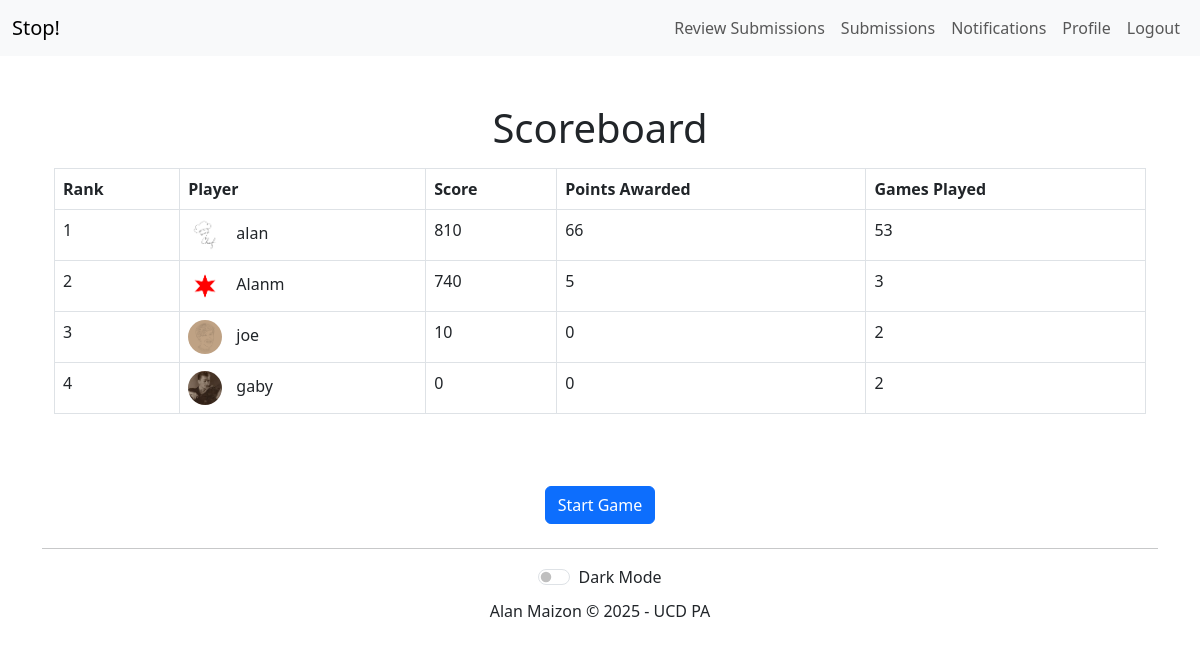
Page /game/lobby/ (signed in) on the earlier database version.
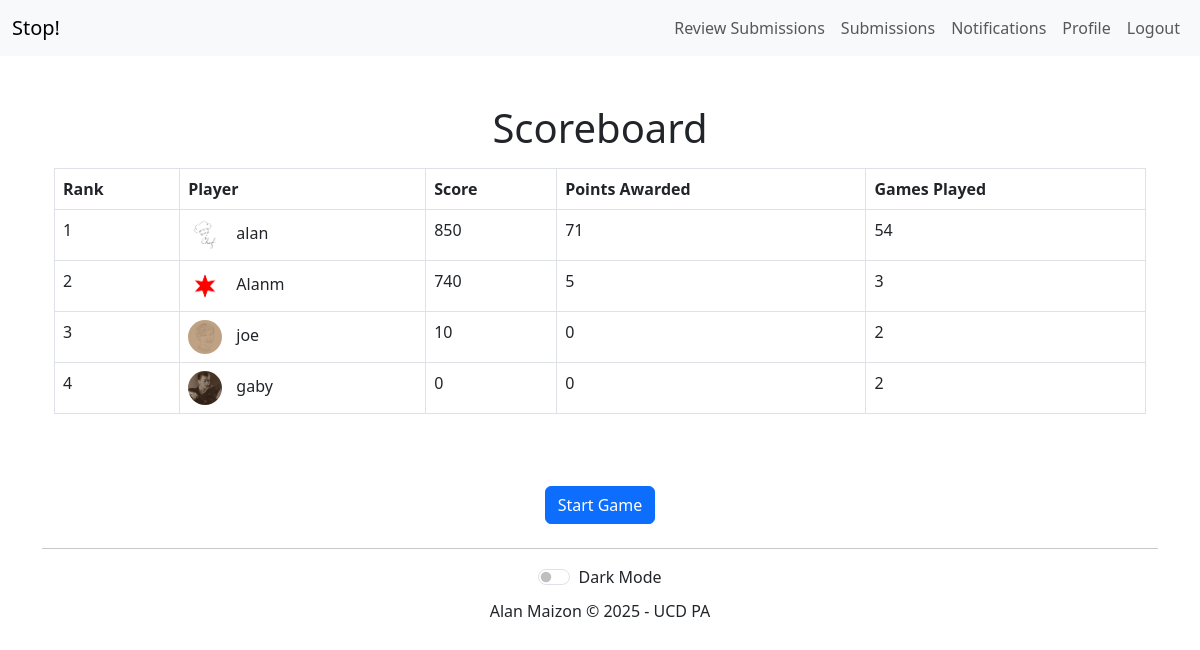
Same page on the later database version.
### game/models.py (models this page shows, shortened)
class Player(models.Model):
    user = models.OneToOneField(settings.AUTH_USER_MODEL, on_delete=models.CASCADE)
    score = models.PositiveIntegerField(default=0)
    @property
    def profile_picture_url(self):
        if self.user.avatar:
            return self.user.avatar.url
        return settings.STATIC_URL + 'default-avatar.png'

### user/models.py (models this page shows, shortened)
class User(AbstractUser):
    ROLE_CHOICES = (
        ('Admin', 'Admin'),
        ('Player', 'Player'),
    )
    role = models.CharField(max_length=10, choices=ROLE_CHOICES, default='Player')
    avatar = models.ImageField(upload_to='avatars/', blank=True, null=True)

### game/views.py (the view)
# urls.py: path('lobby/', views.lobby, name='lobby'),
@login_required
def lobby(request):
    players = Player.objects.all().order_by('-score')
    player_points = {
        player.id: Submission.objects.filter(player=player).aggregate(Sum('score_calculated'))['score_calculated__sum'] or 0
        for player in players
    }
    player_games_played = {
        player.id: Submission.objects.filter(player=player).values('round').distinct().count()
        for player in players
    }
    ranked_players = [
        {
            'rank': rank,
            'player': player,
            'points_awarded': player_points[player.id],
            'games_played': player_games_played[player.id]
        }
        for rank, player in enumerate(players, start=1)
    ]
    paginator = Paginator(ranked_players, 10)  # Show 10 players per page
    page_number = request.GET.get('page')
    page_obj = paginator.get_page(page_number)
    context = {'page_obj': page_obj}
    return render(request, 'game/lobby.html', context)

### game/templates/game/lobby.html (shortened to what this page needs)
{% extends 'base.html' %}
{% block content %}
<div class="container mt-5">
    <h1 class="text-center">Scoreboard</h1>
    <table class="table table-bordered table-hover mt-3">
        <thead class="thead-light">
            <tr>
                <th>Rank</th>
                <th>Player</th>
                <th>Score</th>
                <th>Points Awarded</th>
                <th>Games Played</th>
            </tr>
        </thead>
        <tbody>
            {% for item in page_obj %}
                <tr>
                    <td>{{ item.rank }}</td>
                    <td>
                        <img src="{{ item.player.profile_picture_url }}" class="imgthumbnail" alt="Profile Picture">
                        {{ item.player.user.username }}
                    </td>
                    <td>{{ item.player.score }}</td>
                    <td>{{ item.points_awarded }}</td>
                    <td>{{ item.games_played }}</td>
                </tr>
            {% endfor %}
        </tbody>
    </table>
    <div class="text-center mt-5">
        <a href="{% url 'game:start' %}" class="btn btn-primary mt-4">Start Game</a>
    </div>
</div>
{% endblock %}

### core/templates/base.html (shortened to what this page needs)
<!DOCTYPE html>
{% load static %}
<html lang="en">
<head>
    <link rel="stylesheet" href="https://cdnjs.cloudflare.com/ajax/libs/font-awesome/5.15.4/css/all.min.css">
    <link rel="stylesheet" href="{% static 'game/css/styles.css' %}">
    <link rel="stylesheet" href="https://cdn.jsdelivr.net/npm/bootstrap@5.3.0-alpha3/dist/css/bootstrap.min.css">
</head>
<body data-assistant-gif="{% static 'assistant.gif' %}"
    data-assistant1-gif="{% static 'assistant1.gif' %}"
    data-player-gif="{% static 'player.gif' %}"
    data-player1-gif="{% static 'player1.gif' %}"
    data-sorry-gif="{% static 'sorry.gif' %}"
    data-sorry1-gif="{% static 'sorry1.gif' %}">
    <nav class="navbar navbar-expand-lg navbar-light bg-light">
        <div class="container-fluid">
            <a class="navbar-brand" href="{% url 'home' %}">Stop!</a>
            <div class="collapse navbar-collapse">
                <ul class="navbar-nav ms-auto">
                    {% if user.is_authenticated %}
                        {% if user.is_staff %}
                            <li class="nav-item"><a class="nav-link" href="{% url 'communication:review_submissions' %}">Review Submissions</a></li>
                        {% endif %}
                        <li class="nav-item"><a class="nav-link" href="{% url 'inbox:submissions_with_submit' %}">Submissions</a></li>
                        <li class="nav-item"><a class="nav-link" href="{% url 'inbox:notifications_with_archived' %}">Notifications</a></li>
                        <li class="nav-item"><a class="nav-link" href="{% url 'user:update_profile' %}">Profile</a></li>
                        <li class="nav-item"><a class="nav-link" href="{% url 'user:logout' %}">Logout</a></li>
                    {% else %}
                        <li class="nav-item"><a class="nav-link" href="{% url 'user:login' %}">Login</a></li>
                        <li class="nav-item"><a class="nav-link" href="{% url 'user:register' %}">Register</a></li>
                    {% endif %}
                </ul>
            </div>
        </div>
    </nav>
    <div class="container mt-4">
        {% block content %}{% endblock %}
    </div>
    <footer>
        <div class="container text-center mt-4">
            <hr>
            <div class="d-flex flex-column align-items-center">
                <div class="form-check form-switch">
                    <input class="form-check-input" type="checkbox" id="darkModeSwitch">
                    <label class="form-check-label" for="darkModeSwitch">Dark Mode</label>
                </div>
                <p class="mt-2">Alan Maizon &copy; 2025 - UCD PA</p>
            </div>
        </div>
    </footer>
</body>
</html>

### game/static/game/css/styles.css (style rules this page uses)
:root { --valid-bg: #28a745; --valid-color: #ffffff; --invalid-bg: #dc3545; --invalid-color: #ffffff; --background-color: #f8f9fa; --text-color: #343a40; --table-bg: #ffffff; --table-striped-bg: #f2f2f2; --navbar-dark-background-color: #333; }
body { background-color: var(--background-color); color: var(--text-color); margin: 20px; }
h1 { font-size: 2.5rem; color: var(--text-color); }
.imgthumbnail { border-radius: 50%; width: 34px; height: 34px; object-fit: cover; margin-right: 10px; padding: 0; }

Differences in the rows shown:
changed Player "alan": player.score "810" → "850"; points_awarded "66" → "71"; games_played "53" → "54"
